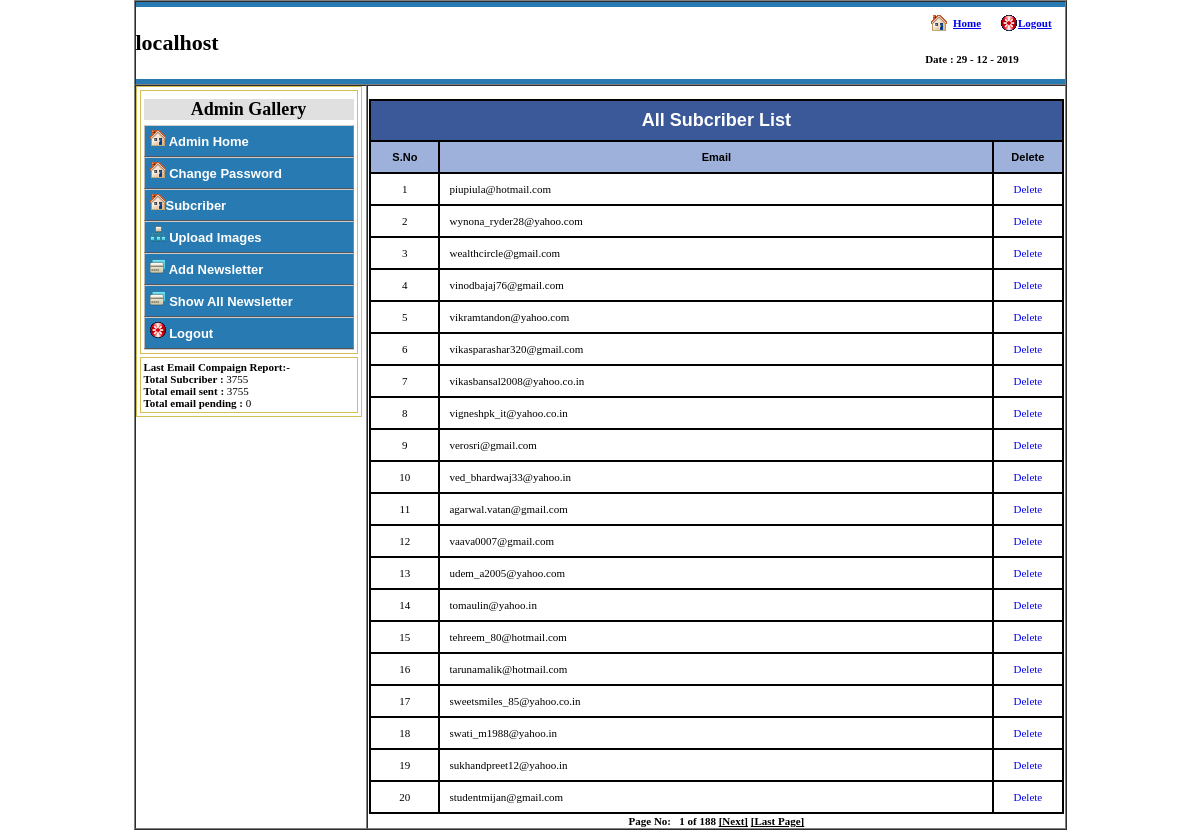
/subcriberlist.php (signed in), run on the app's committed database.
### tables this page shows
CREATE TABLE `user` (
  `id` int(10) NOT NULL,
  `email` varchar(225) NOT NULL,
  `hits` varchar(10) NOT NULL
);

### subcriberlist.php (the view, shortened to what this page needs)
<?php
if(isset($_SESSION['username']))
{
	?>
	<!DOCTYPE html PUBLIC "-//W3C//DTD XHTML 1.0 Transitional//EN" "http://www.w3.org/TR/xhtml1/DTD/xhtml1-transitional.dtd">
	<html xmlns="http://www.w3.org/1999/xhtml">
	<head>
	</head>
<body style="margin:0pt; padding:0pt" onload="DisplayTime()">
	<form name="form" action="" method="post" onsubmit="return validate();">
	<table width="933" height="533" border="1" align="center" cellpadding="0" cellspacing="0" bgcolor="#FFFFFF">
      <tr>
        <td valign="top" colspan="2"><?php  include("header.php"); ?></td>
      </tr>
          <tr>
            <td width="25%" rowspan="4" valign="top"><?php  include("left.php"); ?></td>
            <td width="75%" align="center" valign="top"><br />
			<table width="100%" border="0" cellspacing="1" cellpadding="0" >
  <tr>
    <td height="203">
	<table width="100%" height="186" border="1" align="center" cellpadding="9" cellspacing="0" bordercolor="#000000">
              <tr align="center" class="title" bgcolor="#999999">
			  <th height="21" colspan="16" align="center" bgcolor="#3B5998"><span class="style2"><font size="4">All Subcriber List</font></span> </th>
              </tr>
              <tr align="center" class="title">
             <th width="8%" align="center" bgcolor="#9EB1DA"><span class="style3">S.No</span></th>
			  <th width="16%" align="center" bgcolor="#9EB1DA"><span class="style3">Email </span></th>
                <th width="8%" align="center" bgcolor="#9EB1DA"><span class="style3">Delete</span></th>
                </tr>
              <?php
			  $rowsPerPage = 20;
				$pageNum = 1;
				$offset = ($pageNum - 1) * $rowsPerPage;
				$counter=($pageNum -1)*$rowsPerPage + 1;
							$query1 = mysqli_query($connection,"SELECT * FROM user order by id desc LIMIT $offset, $rowsPerPage") or die("Query Fail #1");
							$response1 = mysqli_num_rows($query1);
							if($response1>0)
							{
								for($count=1;$count<=$response1;$count++)
								{
									$data = mysqli_fetch_array($query1);
									?>
              <tr class="data">
			  	<td width="10%" align="center"><?php echo $counter;?></td>
                 <td width="80%" align="justify"><?php echo $data['email']; ?></td>
                <td width="10%" align="center"><a href="#" onclick="return deleteval(<?php echo $data['id']; ?>);" style="text-decoration:none;"  > Delete </a> </td>
              </tr>
              <?php
			  		$counter++;
								}
							}
						?>
            </table>
	</td>
  </tr>
  <?php
  $resultpaging  = mysqli_query($connection,"SELECT * FROM user order by id desc") or die('Error, query failed');
						$rows = mysqli_num_rows($resultpaging);
						$maxPage = ceil($rows/$rowsPerPage);
						$self = $_SERVER['PHP_SELF'];
						if ($pageNum > 1)
						{
							$page  = $pageNum - 1;
							$prev  = " <a href=\"$self?page=$page\" class=\"new\" style=\"color:#000000\">[Prev]</a> ";
							$first = " <a href=\"$self?page=1\" class=\"new\" style=\"color:#000000\">[First Page]</a>" ;
						}
						else
						{
						   $prev  = '&nbsp;';
						   $first = '&nbsp;';
						}
						if ($pageNum < $maxPage)
						{
						   $page = $pageNum + 1;
						   $next = " <a href=\"$self?page=$page\" class=\"new\" style=\"color:#000000\">[Next]</a> ";
						   $last = " <a href=\"$self?page=$maxPage\" class=\"new\" style=\"color:#000000\">[Last Page]</a> ";
						}
						else
						{
						   $next = '&nbsp;';
						   $last = '&nbsp;';
						}
						echo "<tr><td align=\"center\" width=\"100%\"  style=\"color:#000000\"><strong>Page No: ".$first . $prev . "$pageNum of $maxPage" . $next . $last."</strong></td></tr>";
					  ?>
</table>
			</td>
      </tr></table>
	</form>
	</body>
	</html>
	<?php
}
else
{
echo $_SESSION['USERNAME'];
header('location:login.php');
}
?>

### header.php (shortened to what this page needs)
<!DOCTYPE html PUBLIC "-//W3C//DTD XHTML 1.0 Transitional//EN" "http://www.w3.org/TR/xhtml1/DTD/xhtml1-transitional.dtd">
<html xmlns="http://www.w3.org/1999/xhtml">
<head>
<body style="margin:0pt; padding:0pt"  background="images/top-bg.jpeg">
<table width="100%" border="0"  cellpadding="0" cellspacing="0" bgcolor="#FFFFFF"  style="border-radius:10px;">
  <tr>
    <td valign="top" style="border-radius:10px;"><table width="100%" border="0" align="center" cellpadding="0" cellspacing="0" bgcolor="#047871">
      <tr>
        <td valign="top" bgcolor="#287AB1"><table width="100%" border="0" align="center" cellpadding="0" cellspacing="0" >
          <tr>
            <td width="64%" valign="top" style="padding-top:5px; padding-bottom:5px;"><table width="100%" border="0" cellpadding="0" cellspacing="0" bgcolor="#3C8ED8" >
  <tr>
    <td width="29%" rowspan="2" bgcolor="#FFFFFF"><div align="left"><h1><? echo $_SERVER['SERVER_NAME']; ?></h1></div></td>
    <td width="56%" rowspan="2" bgcolor="#FFFFFF">&nbsp;</td>
    <td width="3%" height="31" bgcolor="#FFFFFF" class="style4"><div align="center" class="style6"><img src="images/nav_home.gif" width="16" height="16" /></div></td>
    <td width="5%" bgcolor="#FFFFFF" class="style4"><a href="admin_home.php" class="adminarea style6"><strong>Home</strong></a> </td>
    <td width="2%" bgcolor="#FFFFFF" class="style4"><div align="center" class="style6"><img src="images/logout.gif" width="16" height="16" /></div></td>
    <td width="5%" bgcolor="#FFFFFF" class="style4"><a href="logout.php" class="adminarea style6"><strong>Logout</strong></a></td>
  </tr>
  <tr>
    <td height="41" colspan="4" bgcolor="#FFFFFF" class="style4" ><span class="style4"><span class="style6"><strong>Date  : <?php echo date("d - m - Y "); ?></strong></span></span></td>
  </tr>
</table></td>
          </tr>
          </table></td>
      </tr>
    </table></td>
  </tr>
</table>
</body>
</html>

### left.php (shortened to what this page needs)
<!DOCTYPE html PUBLIC "-//W3C//DTD XHTML 1.0 Transitional//EN" "http://www.w3.org/TR/xhtml1/DTD/xhtml1-transitional.dtd">
<html xmlns="http://www.w3.org/1999/xhtml">
<head>
</head>
<body>
<table width="23%" height="197" border="1" cellpadding="3" cellspacing="3" bordercolor="#D4BF55">
  <tr>
    <td height="189" valign="top"><table width="77%" border="0" cellspacing="0" cellpadding="0">
      <tr>
        <td height="31" align="center" valign="middle" class="bor_image"><table width="100%" border="0" cellspacing="0" cellpadding="0">
          <tr>
            <td align="center" valign="top" bgcolor="#E0E0E0"><strong><font size="4">Admin Gallery</font></strong></td>
          </tr>
        </table></td>
      </tr>
      <tr>
        <td align="left" valign="top" background="images/center_b.gif">
          <ul id="nav">
              <li> <a href="admin_home.php"><img src="images/nav_home.gif" width="16" height="16" border="0" /> Admin Home</a>              </li>
              <li> <a href="show_password.php"><img src="images/nav_home.gif" width="16" height="16" border="0" /> Change Password</a>              </li>
              <li> <a href="#"><img src="images/nav_home.gif" width="16" height="16" border="0" />Subcriber </a>
                  </li>
              <li> <a href="#"><img src="images/1341559199_sitemap.png" width="16" height="16" border="0" /> Upload Images </a>
              </li>
              <li> <a href="addcompaign.php"><img src="images/vcb.png" width="16" height="16" border="0" /> Add Newsletter </a>
               <li> <a href="compaignlist.php"><img src="images/vcb.png" width="16" height="16" border="0" /> Show All Newsletter </a>
              </li>
<li> <a href="logout.php"><img src="images/logout.gif" width="16" height="16" border="0" /> Logout</a>              </li>
          </ul>       </td>
      </tr>
    </table></td>
    <tr><td><?php include "0totalsent.php"?></td></tr>
  </tr>
</table>
</body>
</html>

### 0totalsent.php (shortened to what this page needs)
<b>Last Email Compaign Report:-</b><br>
<?php
include "connect.php";
$sql="SELECT hits FROM user";
$sql1="SELECT id FROM user where hits=1";
$sql2="SELECT id FROM user where hits=0";
if ($result=mysqli_query($connection,$sql))
  {
  $rowcount=mysqli_num_rows($result);
   echo "<b>Total Subcriber :</b>" ;
  printf(" %d \n",$rowcount);
  }
if ($result1=mysqli_query($connection,$sql1))
  {
  $rowcount1=mysqli_num_rows($result1);
  echo "<b>Total email sent :</b>" ;
  printf(" %d \n",$rowcount1);
  }
  if ($result2=mysqli_query($connection,$sql2))
  {
  $rowcount2=mysqli_num_rows($result2);
  echo "<b>Total email pending :</b>" ;
  printf(" %d \n",$rowcount2);
  }
?>

### style3.css (style rules this page uses)
body { font: normal 11px verdana; }
ul { margin: 0; padding: 0; list-style: none; width: 210px; border-bottom: 1px solid #ccc; }
#nav a { color: white; text-decoration: none; background-color: #287BB2; }
#nav a { font: bold 13px/20px arial, helvetica, sans-serif; display: block; border-width: 1px; border-style: solid; border-color: #ccc #888 #555 #bbb; margin: 0; padding: 4px 5px; }
ul li { position: relative; }
ul li a { display: block; text-decoration: none; color: #777; background: #fff; padding: 5px; border: 1px solid #ccc; border-bottom: 0; }

### subcriberlist.php (style rules this page uses)
.style2 { color: #FFFFFF; font-weight: bold; font-family: Arial, Helvetica, sans-serif; }
.style3 { font-family: Arial, Helvetica, sans-serif }

### data on the page
user: email "piupiula@hotmail.com"
user: email "wynona_ryder28@yahoo.com"
user: email "wealthcircle@gmail.com"
user: email "vinodbajaj76@gmail.com"
user: email "vikramtandon@yahoo.com"
user: email "vikasparashar320@gmail.com"
user: email "vikasbansal2008@yahoo.co.in"
user: email "vigneshpk_it@yahoo.co.in"
user: email "verosri@gmail.com"
user: email "ved_bhardwaj33@yahoo.in"
user: email "agarwal.vatan@gmail.com"
user: email "vaava0007@gmail.com"
user: email "udem_a2005@yahoo.com"
user: email "tomaulin@yahoo.in"
user: email "tehreem_80@hotmail.com"
user: email "tarunamalik@hotmail.com"
user: email "sweetsmiles_85@yahoo.co.in"
user: email "swati_m1988@yahoo.in"
user: email "sukhandpreet12@yahoo.in"
user: email "studentmijan@gmail.com"

### other printed values
$_SERVER['SERVER_NAME'] "localhost"
$rowcount "3755"
$rowcount1 "3755"
$rowcount2 "0"
$pageNum "1"
$maxPage "188"
